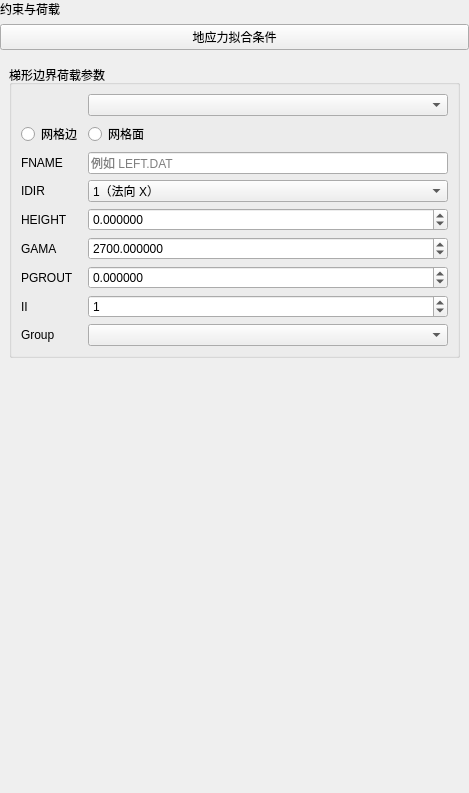
<?xml version='1.0' encoding='UTF-8'?>
<ui version="4.0">
 <class>GeoStressFitFacePage</class>
 <widget class="QWidget" name="GeoStressFitFacePage">
  <property name="geometry">
   <rect>
    <x>0</x>
    <y>0</y>
    <width>469</width>
    <height>793</height>
   </rect>
  </property>
  <property name="windowTitle">
   <string>地应力拟合条件</string>
  </property>
  <layout class="QVBoxLayout" name="verticalLayout">
   <property name="leftMargin">
    <number>0</number>
   </property>
   <property name="topMargin">
    <number>0</number>
   </property>
   <property name="rightMargin">
    <number>0</number>
   </property>
   <item>
    <widget class="QLabel" name="pageNameLabel">
     <property name="sizePolicy">
      <sizepolicy hsizetype="Preferred" vsizetype="Fixed">
       <horstretch>0</horstretch>
       <verstretch>0</verstretch>
      </sizepolicy>
     </property>
     <property name="text">
      <string>约束与荷载</string>
     </property>
    </widget>
   </item>
   <item>
    <widget class="QPushButton" name="pushButton">
     <property name="sizePolicy">
      <sizepolicy hsizetype="Ignored" vsizetype="Fixed">
       <horstretch>0</horstretch>
       <verstretch>0</verstretch>
      </sizepolicy>
     </property>
     <property name="text">
      <string>地应力拟合条件</string>
     </property>
    </widget>
   </item>
   <item>
    <widget class="QWidget" name="contentWidget" native="true">
     <layout class="QVBoxLayout" name="contentLayout">
   <item>
    <widget class="QGroupBox" name="groupBoxFit">
     <property name="title">
      <string>梯形边界荷载参数</string>
     </property>
     <layout class="QGridLayout" name="gridLayout">
      <item row="2" column="0">
       <widget class="QLabel" name="labelFname">
        <property name="text">
         <string>FNAME</string>
        </property>
       </widget>
      </item>
      <item row="1" column="0">
       <widget class="QRadioButton" name="radionButtonEdge">
        <property name="text">
         <string>网格边</string>
        </property>
       </widget>
      </item>
      <item row="6" column="0">
       <widget class="QLabel" name="labelPgrout">
        <property name="text">
         <string>PGROUT</string>
        </property>
       </widget>
      </item>
      <item row="7" column="1">
       <widget class="QSpinBox" name="spinII">
        <property name="minimum">
         <number>-999999</number>
        </property>
        <property name="maximum">
         <number>999999</number>
        </property>
        <property name="value">
         <number>1</number>
        </property>
       </widget>
      </item>
      <item row="4" column="0">
       <widget class="QLabel" name="labelHeight">
        <property name="text">
         <string>HEIGHT</string>
        </property>
       </widget>
      </item>
      <item row="3" column="1">
       <widget class="QComboBox" name="comboIdir">
        <item>
         <property name="text">
          <string>1（法向 X）</string>
         </property>
        </item>
        <item>
         <property name="text">
          <string>2（法向 Y）</string>
         </property>
        </item>
        <item>
         <property name="text">
          <string>3（法向 Z）</string>
         </property>
        </item>
       </widget>
      </item>
      <item row="5" column="0">
       <widget class="QLabel" name="labelRou">
        <property name="text">
         <string>GAMA</string>
        </property>
       </widget>
      </item>
      <item row="5" column="1">
       <widget class="QDoubleSpinBox" name="spinRou">
        <property name="decimals">
         <number>6</number>
        </property>
        <property name="minimum">
         <double>0.000000000000000</double>
        </property>
        <property name="maximum">
         <double>1000000000000.000000000000000</double>
        </property>
        <property name="value">
         <double>2700.000000000000000</double>
        </property>
       </widget>
      </item>
      <item row="7" column="0">
       <widget class="QLabel" name="labelII">
        <property name="text">
         <string>II</string>
        </property>
       </widget>
      </item>
      <item row="6" column="1">
       <widget class="QDoubleSpinBox" name="spinPgrout">
        <property name="decimals">
         <number>6</number>
        </property>
        <property name="minimum">
         <double>-1000000000000.000000000000000</double>
        </property>
        <property name="maximum">
         <double>1000000000000.000000000000000</double>
        </property>
       </widget>
      </item>
      <item row="3" column="0">
       <widget class="QLabel" name="labelIdir">
        <property name="text">
         <string>IDIR</string>
        </property>
       </widget>
      </item>
      <item row="2" column="1">
       <widget class="QLineEdit" name="editFname">
        <property name="placeholderText">
         <string>例如 LEFT.DAT</string>
        </property>
       </widget>
      </item>
      <item row="1" column="1">
       <widget class="QRadioButton" name="radionButtonFace">
        <property name="text">
         <string>网格面</string>
        </property>
       </widget>
      </item>
      <item row="4" column="1">
       <widget class="QDoubleSpinBox" name="spinHeight">
        <property name="decimals">
         <number>6</number>
        </property>
        <property name="minimum">
         <double>-1000000000000.000000000000000</double>
        </property>
        <property name="maximum">
         <double>1000000000000.000000000000000</double>
        </property>
       </widget>
      </item>
      <item row="0" column="1">
       <widget class="QComboBox" name="comboBoxDim" />
      </item>
      <item row="8" column="1">
       <widget class="QComboBox" name="comboBoxGroup" />
      </item>
      <item row="8" column="0">
       <widget class="QLabel" name="labelGroup">
        <property name="text">
         <string>Group</string>
        </property>
       </widget>
      </item>
     </layout>
    </widget>
   </item>     </layout>
    </widget>
   </item>

   <item>
    <spacer name="verticalSpacer">
     <property name="sizeHint" stdset="0">
      <size>
       <width>20</width>
       <height>40</height>
      </size>
     </property>
    </spacer>
   </item>
  </layout>
 </widget>
 <resources />
 <connections />
</ui>
